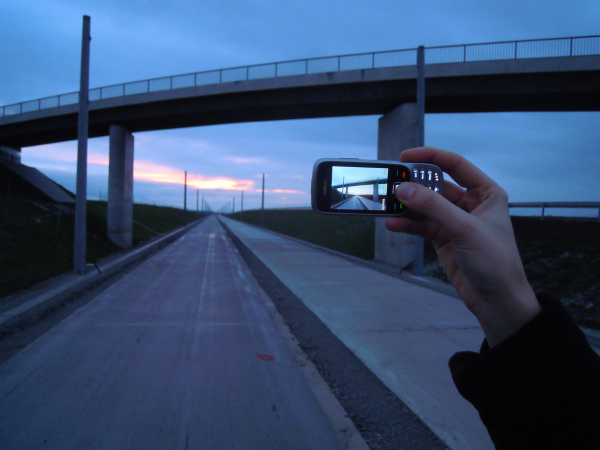
#> input picture images/sample1.png, 1200 x 900 px (shown at 1/2 size)
$ jupyter execute Multiple_OpenCV_Functions.ipynb
#> lines starting #> are read from the running program, lines starting #| are printed output that depends on the picture; after the words box and inside, x2 and y2 are one past the last pixel; in counts of white or black regions, pixels touching at a corner belong together
### Importing necessary libraries

[cell 1]
import cv2
import numpy as np
import matplotlib.pyplot as plt

### Resizing the image

[cell 2]
image = cv2.imread("images/sample1.png",0)
#> image: shape (900, 1200); min 0, max 255, mean 77.3
print(image.shape)
#| (900, 1200)
height,width=image.shape
#> height = 900; width = 1200
plt.imshow(image)

[cell 3]
resized_img = cv2.resize(image,(width*2,height*2))
print(resized_img.shape)
#| (1800, 2400)
plt.imshow(resized_img)

### Changing BGR to Grayscale

[cell 4]
img=cv2.imread("images/sample2.jpg")
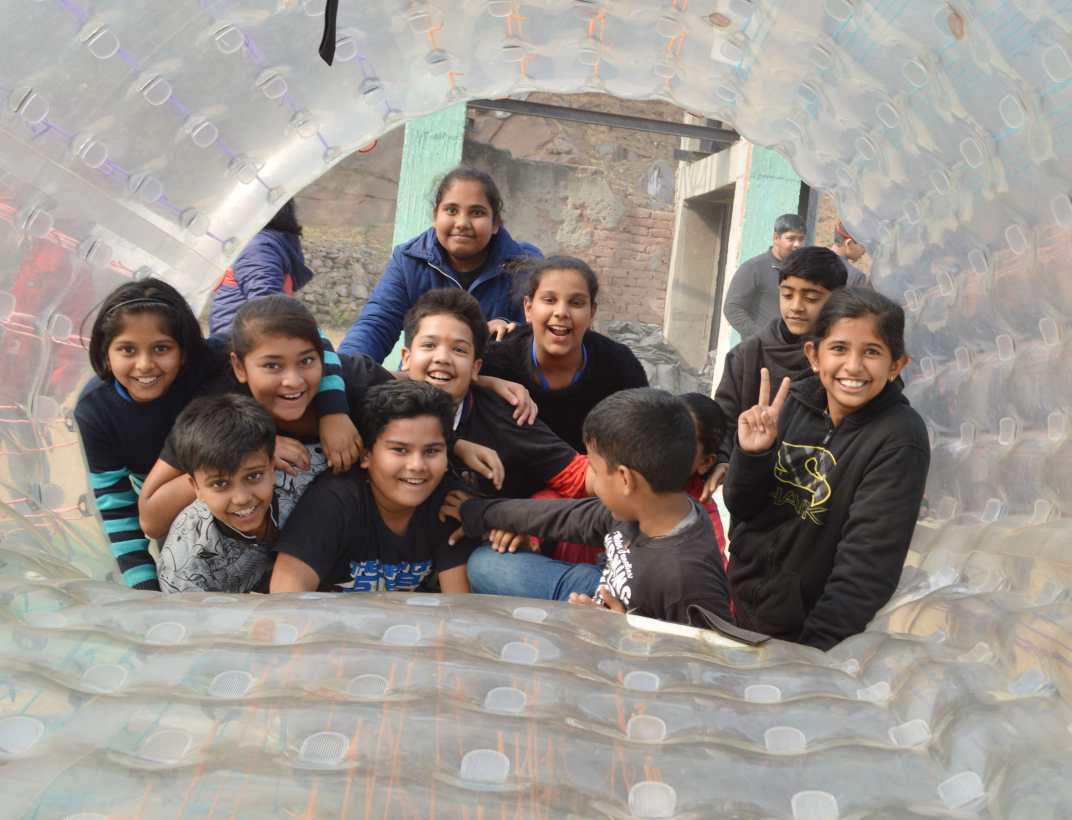
#> input picture images/sample2.jpg, 4288 x 3280 px (shown at 1/4 size)
#> img is the input picture: shape (3280, 4288, 3); mean B, G, R 138.4, 144.3, 151.1
print("earlier shape::",img.shape)
#| earlier shape:: (3280, 4288, 3)
# plt.imshow(img)
gray = cv2.cvtColor(img,cv2.COLOR_BGR2GRAY)
# print(rgb)
print("shape::",gray.shape)
#| shape:: (3280, 4288)

### Segmenting the water region

[cell 5]
img=cv2.imread("images/watershed.jpg")
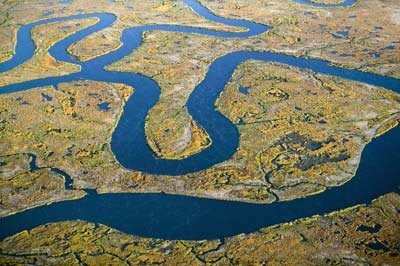
#> input picture images/watershed.jpg, 400 x 266 px
#> img is the input picture: shape (266, 400, 3); mean B, G, R 101.2, 120.6, 116.1
plt.imshow(img)

[cell 6]
gray = cv2.cvtColor(img,cv2.COLOR_BGR2GRAY)
#> gray: shape (266, 400)
ret, thresh = cv2.threshold(gray,0,255,cv2.THRESH_BINARY_INV+cv2.THRESH_OTSU)
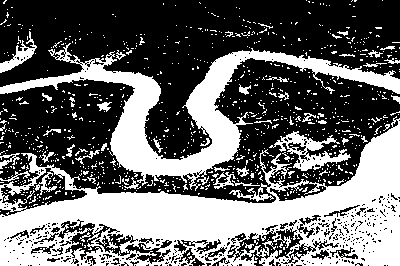
#> thresh: shape (266, 400); 41% white; 930 white regions (882 under 20 px), largest, box (x1, y1, x2, y2) and area: (0, 116, 400, 266) 26114, (0, 43, 400, 191) 11147, (269, 131, 351, 171) 1101
#> ret = 109
# print("ret::",ret)
# print("thresh::",thresh)

kernel = np.ones((3,3),np.uint8)
opening = cv2.morphologyEx(thresh,cv2.MORPH_OPEN,kernel, iterations = 2)
#> opening: shape (266, 400); 27.5% white; 42 white regions (2 under 20 px), largest, box (x1, y1, x2, y2) and area: (0, 125, 400, 266) 15114, (0, 51, 249, 176) 8409, (348, 208, 400, 266) 1881
sure_bg = cv2.dilate(opening,kernel,iterations=3)
#> sure_bg: shape (266, 400); 39% white; 14 white regions, largest, box (x1, y1, x2, y2) and area: (0, 122, 400, 266) 23040, (0, 48, 400, 179) 14729, (289, 132, 351, 174) 1249
dist_transform = cv2.distanceTransform(opening,cv2.DIST_L2,5)
ret, sure_fg = cv2.threshold(dist_transform,0.7*dist_transform.max(),255,0)
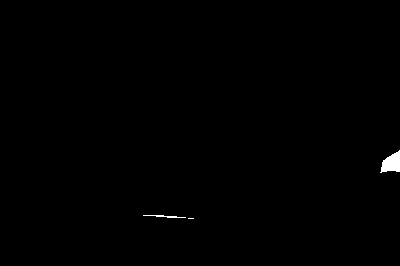
#> sure_fg: shape (266, 400) float32; 0.34% white; 3 white regions (1 under 20 px), largest, box (x1, y1, x2, y2) and area: (380, 150, 400, 173) 295, (143, 215, 186, 218) 61
#> ret = 22.8
sure_fg = np.uint8(sure_fg)
unknown = cv2.subtract(sure_bg,sure_fg)
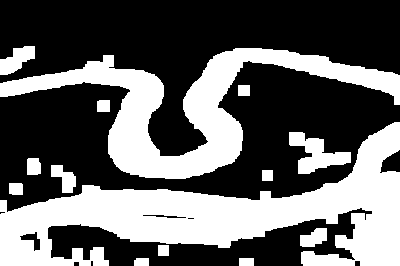
#> unknown: shape (266, 400); 38.7% white; 14 white regions, largest, box (x1, y1, x2, y2) and area: (0, 122, 400, 266) 22678, (0, 48, 400, 179) 14729, (289, 132, 351, 174) 1249
ret, markers = cv2.connectedComponents(sure_fg)
#> markers: shape (266, 400) int32; 4 distinct labels, from 0 to 3
#> ret = 4
markers = markers+1
#> markers: shape (266, 400) int32; 4 distinct labels, from 1 to 4
markers[unknown==255] = 0
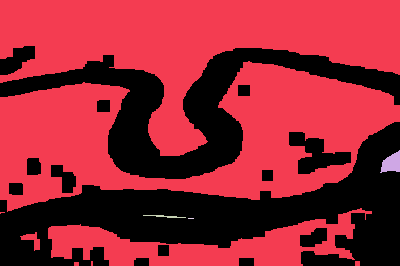
#> markers: shape (266, 400) int32; 5 distinct labels, from 0 to 4; one colour per label, 0 black
markers = cv2.watershed(img,markers)
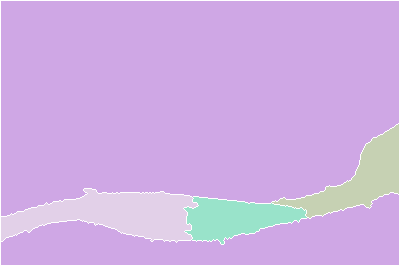
#> markers: shape (266, 400) int32; 5 distinct labels, from -1 to 4; one colour per label, 0 black, -1 white
img[markers == -1] = [255,0,0]
#> img: shape (266, 400, 3); 2.14% of pixels changed, all inside (x1, y1, x2, y2) = (0, 0, 400, 266)

plt.imshow(markers)
plt.show()

### Detecting edges

[cell 7]
img=cv2.imread("images/edge.png")
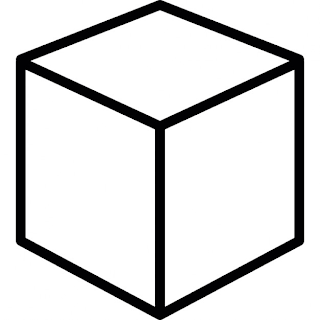
#> input picture images/edge.png, 320 x 320 px
#> img is the input picture: shape (320, 320, 3); mean B, G, R 220, 219.8, 219.8
plt.imshow(img)

[cell 8]
edges = cv2.Canny(img,50,50)
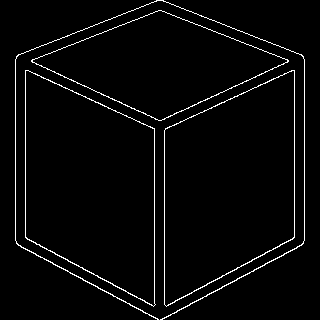
#> edges: shape (320, 320); 3% white in thin lines or dots
plt.imshow(edges)

### Eroding the image

[cell 9]
img=cv2.imread("images/edge.png")
img=cv2.erode(img, None, iterations=5)
plt.imshow(img)

### Dilating the image

[cell 10]
img=cv2.imread("images/edge.png")
img=cv2.dilate(img, None, iterations=2)
plt.imshow(img)

### Blurring the image

[cell 11]
img=cv2.imread("images/sample2.jpg")
blurred=cv2.blur(img,(100,100))
plt.imshow(blurred)

### Using Gaussian Blur Filter

[cell 12]
img=cv2.imread("images/sample2.jpg")
img = cv2.GaussianBlur(img, (101, 101), 0)
#> img: shape (3280, 4288, 3)
plt.imshow(img)

### Using Median Blur Filter

[cell 13]
img=cv2.imread("images/sample2.jpg")
img = cv2.medianBlur(img, 101)
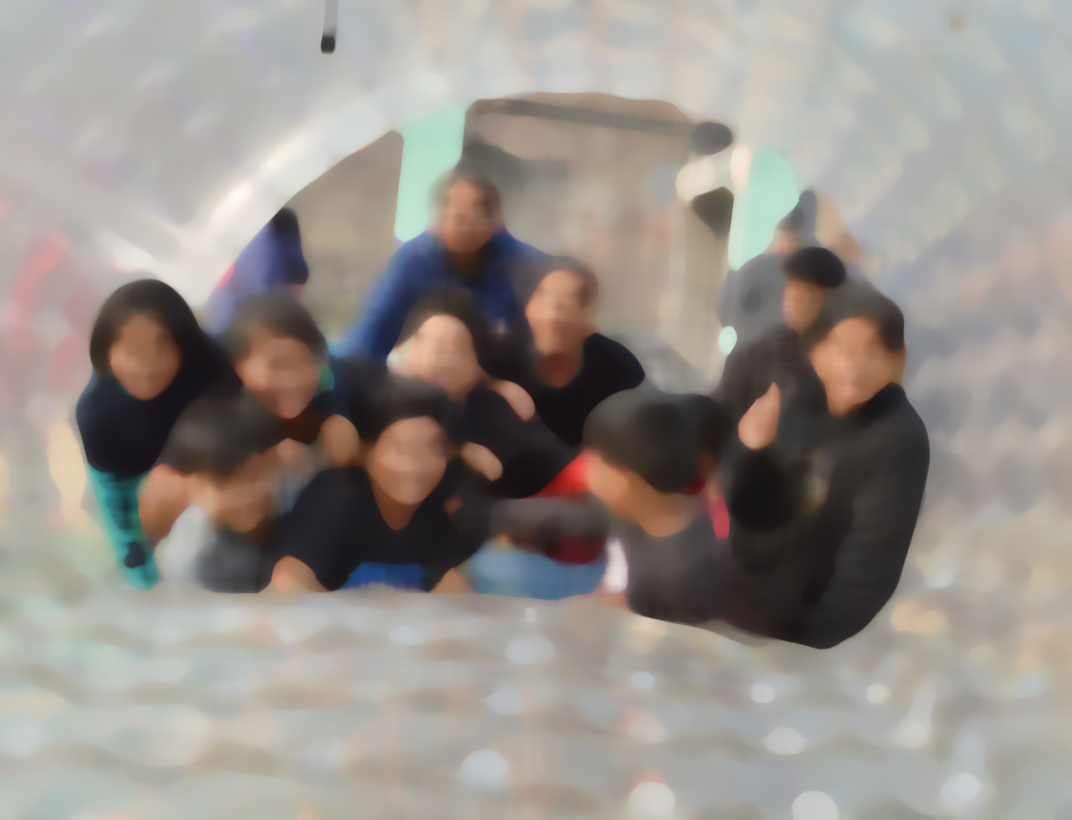
#> img: shape (3280, 4288, 3) (shown at 1/4 size); mean B, G, R 137.8, 143.6, 150.1
plt.imshow(img)

### Using Bilateral Filter

[cell 14]
img=cv2.imread("images/sample2.jpg")
img = cv2.bilateralFilter(img, 9,75,75)
plt.imshow(img)
